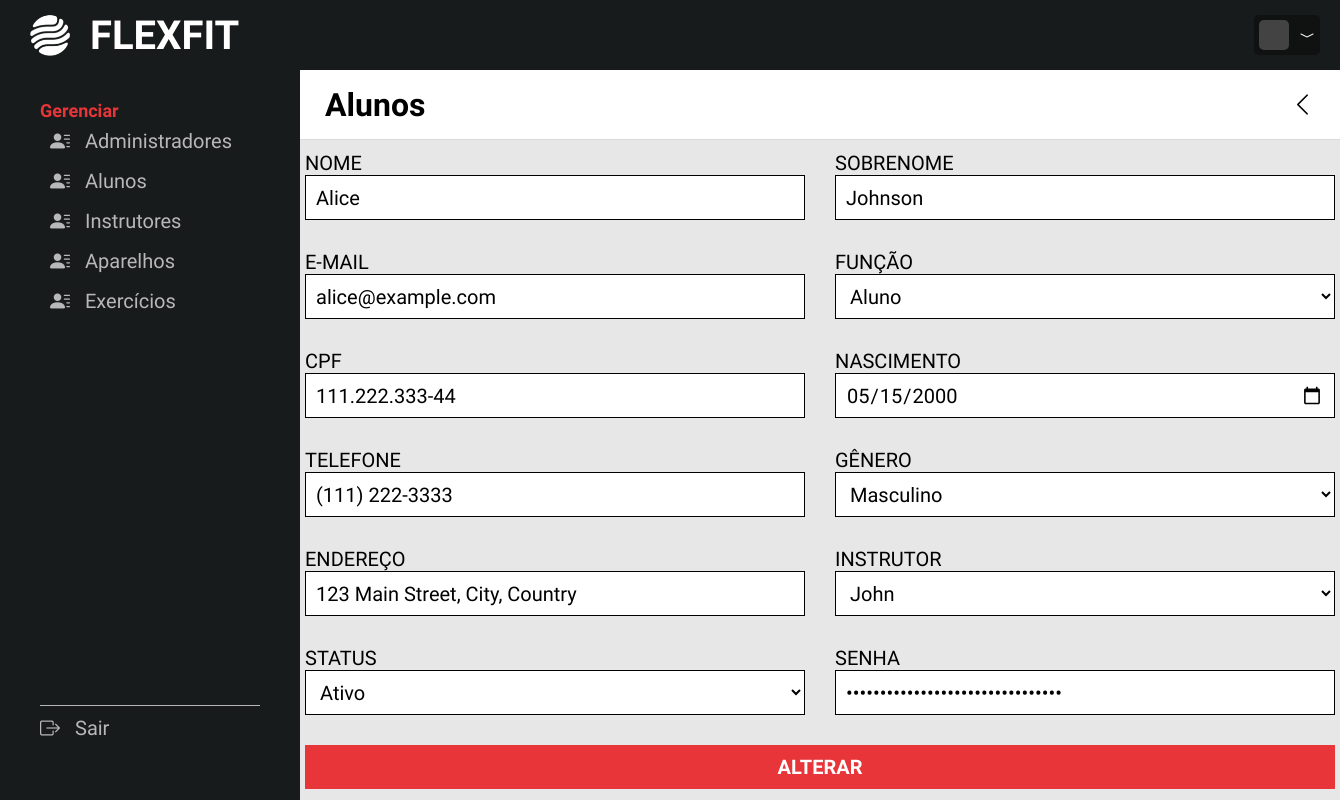
Screenshot of /adm/alteraaluno.php?id=3 with the database file from the repository.
### tables this page shows
CREATE TABLE alunos(
    al_id INT NOT NULL AUTO_INCREMENT PRIMARY KEY,  
    al_cpf VARCHAR(20) NOT NULL,
    al_dataNasc DATE NOT NULL,
    al_sexo ENUM ('Masculino', 'Feminino', 'Outro') NULL,
    al_endereco VARCHAR(100) NOT NULL,
    al_telefone VARCHAR(14) NOT NULL,
    fk_usu_id INT NOT NULL,
    fk_instr_id INT,
    al_status CHAR(1),

    FOREIGN KEY (fk_usu_id) REFERENCES usuarios(usu_id),
    FOREIGN KEY (fk_instr_id) REFERENCES instrutores(instr_id)
);

CREATE TABLE usuarios(
    usu_id INT NOT NULL AUTO_INCREMENT PRIMARY KEY,
    usu_nome VARCHAR(20) NOT NULL,
    usu_sobrenome VARCHAR(50) NOT NULL,
    usu_email VARCHAR(60) NOT NULL,
    usu_senha VARCHAR(255) NOT NULL,
    usu_funcao CHAR(1),
    usu_img LONGBLOB
);

### adm/alteraaluno.php (the view, shortened to what this page needs)
<?php
include ('backnav.php');
$id = $_GET['id'];
$sql = "SELECT *
        FROM usuarios u
        JOIN alunos a ON u.usu_id = a.fk_usu_id
        WHERE u.usu_id = $id;";
$return = mysqli_query($link, $sql);
while($tbl = mysqli_fetch_array($return)){
    $nome = $tbl['usu_nome'];
    $sobrenome = $tbl['usu_sobrenome'];
    $email = $tbl['usu_email'];
    $senha = $tbl['usu_senha'];
    $cpf = $tbl['al_cpf'];
    $nasc = $tbl['al_dataNasc'];
    $genero = $tbl['al_sexo'];
    $endereco = $tbl['al_endereco'];
    $telefone = $tbl['al_telefone'];
    $instrutor = $tbl['fk_instr_id'];
}
?>
<!DOCTYPE html>
<html lang="pt-br">
<head>
    <link rel="stylesheet" href="../css/style.css">
    <link rel="stylesheet" href="https://cdn.jsdelivr.net/npm/bootstrap-icons@1.11.3/font/bootstrap-icons.min.css">
</head>
<body>
    <main class="main-novo aluno">
        <header class="lista-header">
            <div class="right">
                <h3>Alunos</h3>
            </div>
            <div class="left">
                <a href="listaaluno.php"><i class="bi bi-chevron-left"></i></a>
            </div>
        </header>
        <div class="cadastra-container">
            <form action="alteraaluno.php" method="post" class="cadastra-form">
                <div class="input-box">
                    <label>Nome</label>
                    <input type="text" name="nome" value="<?=$nome?>" required>
                </div>
                <div class="input-box">
                    <label>Sobrenome</label>
                    <input type="text" name="sobrenome" value="<?=$sobrenome?>" required>
                </div>
                <div class="input-box">
                    <label>E-mail</label>
                    <input type="email" name="email" value="<?=$email?>" required>
                </div>
                <div class="input-box">
                    <label>Função</label>
                    <select name="funcao" id="funcao" required>
                        <option value="a">Aluno</option>
                    </select>
                </div>
                <div class="input-box">
                    <label>CPF</label>
                    <input type="text" name="cpf" value="<?=$cpf?>" required>
                </div>
                <div class="input-box">
                    <label>Nascimento</label>
                    <input type="date" name="nasc" value="<?=$nasc?>" required>
                </div>
                <div class="input-box">
                    <label>Telefone</label>
                    <input type="text" name="telefone" value="<?=$telefone?>" required>
                </div>
                <div class="input-box">
                    <label>Gênero</label>
                    <select name="genero" id="genero" required>
                        <option value="<?=$genero?>"><?=$genero?></option>
                    </select>
                </div>
                <div class="input-box">
                    <label>Endereço</label>
                    <input type="text" name="endereco" value="<?=$endereco?>" required>
                </div>
                <div class="input-box">
                    <label>Instrutor</label>
                    <select name="instrutor" id="instrutor" required>
                    <?php
                        $sql = "SELECT usuarios.usu_nome
                                FROM usuarios
                                INNER JOIN instrutores
                                ON usuarios.usu_id = instrutores.fk_usu_id
                                WHERE instr_id = '$instrutor';";
                        $retorno = mysqli_query($link, $sql);
                        while($tbl = mysqli_fetch_array($retorno)){
                            $instrutornome = $tbl[0];
                        }
                    ?>
                        <option value="<?=$instrutor?>"><?=$instrutornome?></option>
                    </select>
                </div>
                <div class="input-box">
                    <label>Status</label>
                    <select name="status" required>
                        <option value="s">Ativo</option>
                    </select>
                </div>
                <div class="input-box">
                    <label>Senha</label>
                    <input type="password" name="senha" value="<?=$senha?>" required>
                </div>
                <button class="cadastrar-btn" type="submit" name="submit">Alterar</button>
            </form>
        </div>
    </main>
</body>
</html>

### css/style.css (style rules this page uses)
* { font-family: "Saira Condensed", sans-serif; margin: 0; padding: 0; text-decoration: none; box-sizing: border-box; list-style: none; scroll-behavior: smooth; }
body { background-color: #E8E7E8; }
.main-novo { width: calc(100% - 300px); height: calc(100vh - 70px); float: right; display: grid; grid-template-rows: 70px 1fr; }
.main-novo .lista-header { background-color: #FFF; padding: 0 25px; display: flex; align-items: center; justify-content: space-between; border-bottom: 1px solid #dbdad9; }
.main-novo .lista-header h3 { font-size: 32px; font-weight: 600; }
.main-novo .lista-header a { color: #000; }
.main-novo .lista-header i { font-size: 25px; }
.main-novo .cadastra-container { display: flex; justify-content: center; align-items: center; }
.main-novo .cadastra-container .cadastra-form { display: flex; flex-direction: column; align-items: center; gap: 30px; }
.main-novo .cadastra-container .cadastra-form .input-box { width: 500px; display: flex; flex-direction: column; font-size: 20px; text-transform: uppercase; }
.main-novo .cadastra-container .cadastra-form .input-box input { border: none; background-color: #FFF; border: 1px solid #000; border-radius: 0; height: 45px; padding: 10px; outline: none; font-size: 20px; }
.main-novo .cadastra-container .cadastra-form .input-box select { background-color: #FFF; border: 1px solid #000; height: 45px; padding: 0 10px; outline: none; font-size: 20px; }
.main-novo .cadastra-container .cadastra-form .cadastrar-btn { background-color: #E73539; border: none; font-size: 20px; width: 100%; font-weight: bold; text-transform: uppercase; padding: 10px 15px; color: #FFF; cursor: pointer; }
.main-novo.aluno .cadastra-container .cadastra-form { display: grid; grid-template-columns: 1fr 1fr; }
.main-novo.aluno .cadastra-container .cadastra-form .cadastrar-btn { grid-column: span 2; }

### rows the page displays
alunos: nome "Alice", sobrenome "Johnson", email "alice@example.com", cpf "111.222.333-44", nasc "05/15/2000", telefone "(111) 222-3333", genero "Masculino", endereco "123 Main Street, City, Country"
usuarios: instrutor "John"
